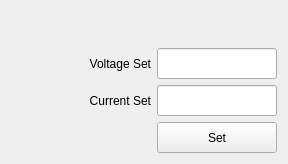
        <widget class="QWidget" name="tab_1">
         <attribute name="title">
          <string>PSU</string>
         </attribute>
         <layout class="QVBoxLayout" name="verticalLayout_4">
          <item>
           <layout class="QHBoxLayout" name="horizontalLayout_9">
            <property name="sizeConstraint">
             <enum>QLayout::SetFixedSize</enum>
            </property>
            <item>
             <spacer name="horizontalSpacer_2">
              <property name="orientation">
               <enum>Qt::Horizontal</enum>
              </property>
              <property name="sizeType">
               <enum>QSizePolicy::Preferred</enum>
              </property>
              <property name="sizeHint" stdset="0">
               <size>
                <width>40</width>
                <height>20</height>
               </size>
              </property>
             </spacer>
            </item>
            <item>
             <layout class="QVBoxLayout" name="verticalLayout_10">
              <item>
               <widget class="QLabel" name="label_19">
                <property name="text">
                 <string/>
                </property>
               </widget>
              </item>
              <item>
               <widget class="QLabel" name="label_17">
                <property name="sizePolicy">
                 <sizepolicy hsizetype="Fixed" vsizetype="Fixed">
                  <horstretch>0</horstretch>
                  <verstretch>0</verstretch>
                 </sizepolicy>
                </property>
                <property name="minimumSize">
                 <size>
                  <width>100</width>
                  <height>31</height>
                 </size>
                </property>
                <property name="maximumSize">
                 <size>
                  <width>100</width>
                  <height>31</height>
                 </size>
                </property>
                <property name="text">
                 <string>Voltage Set</string>
                </property>
                <property name="alignment">
                 <set>Qt::AlignRight|Qt::AlignTrailing|Qt::AlignVCenter</set>
                </property>
               </widget>
              </item>
              <item>
               <widget class="QLabel" name="label_18">
                <property name="sizePolicy">
                 <sizepolicy hsizetype="Fixed" vsizetype="Fixed">
                  <horstretch>0</horstretch>
                  <verstretch>0</verstretch>
                 </sizepolicy>
                </property>
                <property name="minimumSize">
                 <size>
                  <width>100</width>
                  <height>31</height>
                 </size>
                </property>
                <property name="maximumSize">
                 <size>
                  <width>100</width>
                  <height>31</height>
                 </size>
                </property>
                <property name="text">
                 <string>Current Set</string>
                </property>
                <property name="alignment">
                 <set>Qt::AlignRight|Qt::AlignTrailing|Qt::AlignVCenter</set>
                </property>
               </widget>
              </item>
              <item>
               <widget class="QLabel" name="label_20">
                <property name="text">
                 <string/>
                </property>
               </widget>
              </item>
             </layout>
            </item>
            <item>
             <layout class="QVBoxLayout" name="verticalLayout_11">
              <item>
               <widget class="QLabel" name="label_21">
                <property name="sizePolicy">
                 <sizepolicy hsizetype="Fixed" vsizetype="Fixed">
                  <horstretch>0</horstretch>
                  <verstretch>0</verstretch>
                 </sizepolicy>
                </property>
                <property name="minimumSize">
                 <size>
                  <width>120</width>
                  <height>31</height>
                 </size>
                </property>
                <property name="maximumSize">
                 <size>
                  <width>120</width>
                  <height>31</height>
                 </size>
                </property>
                <property name="text">
                 <string/>
                </property>
               </widget>
              </item>
              <item>
               <widget class="QLineEdit" name="lineEdit_vset">
                <property name="sizePolicy">
                 <sizepolicy hsizetype="Fixed" vsizetype="Fixed">
                  <horstretch>0</horstretch>
                  <verstretch>0</verstretch>
                 </sizepolicy>
                </property>
                <property name="minimumSize">
                 <size>
                  <width>120</width>
                  <height>31</height>
                 </size>
                </property>
                <property name="maximumSize">
                 <size>
                  <width>120</width>
                  <height>31</height>
                 </size>
                </property>
                <property name="layoutDirection">
                 <enum>Qt::LeftToRight</enum>
                </property>
                <property name="alignment">
                 <set>Qt::AlignCenter</set>
                </property>
               </widget>
              </item>
              <item>
               <widget class="QLineEdit" name="lineEdit_iset">
                <property name="sizePolicy">
                 <sizepolicy hsizetype="Fixed" vsizetype="Fixed">
                  <horstretch>0</horstretch>
                  <verstretch>0</verstretch>
                 </sizepolicy>
                </property>
                <property name="minimumSize">
                 <size>
                  <width>120</width>
                  <height>31</height>
                 </size>
                </property>
                <property name="maximumSize">
                 <size>
                  <width>120</width>
                  <height>31</height>
                 </size>
                </property>
                <property name="layoutDirection">
                 <enum>Qt::LeftToRight</enum>
                </property>
                <property name="alignment">
                 <set>Qt::AlignCenter</set>
                </property>
               </widget>
              </item>
              <item>
               <widget class="QPushButton" name="pushButton_set">
                <property name="sizePolicy">
                 <sizepolicy hsizetype="Fixed" vsizetype="Fixed">
                  <horstretch>0</horstretch>
                  <verstretch>0</verstretch>
                 </sizepolicy>
                </property>
                <property name="minimumSize">
                 <size>
                  <width>120</width>
                  <height>31</height>
                 </size>
                </property>
                <property name="maximumSize">
                 <size>
                  <width>120</width>
                  <height>31</height>
                 </size>
                </property>
                <property name="layoutDirection">
                 <enum>Qt::LeftToRight</enum>
                </property>
                <property name="text">
                 <string>Set</string>
                </property>
               </widget>
              </item>
             </layout>
            </item>
           </layout>
          </item>
         </layout>
        </widget>
